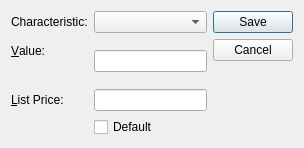
<?xml version="1.0" encoding="UTF-8"?>
<ui version="4.0">
 <comment>This file is part of the xTuple ERP: PostBooks Edition, a free and
open source Enterprise Resource Planning software suite,
Copyright (c) 1999-2018 by OpenMFG LLC, d/b/a xTuple.
It is licensed to you under the Common Public Attribution License
version 1.0, the full text of which (including xTuple-specific Exhibits)
is available at www.xtuple.com/CPAL.  By using this software, you agree
to be bound by its terms.</comment>
 <class>characteristicAssignment</class>
 <widget class="QDialog" name="characteristicAssignment">
  <property name="geometry">
   <rect>
    <x>0</x>
    <y>0</y>
    <width>304</width>
    <height>137</height>
   </rect>
  </property>
  <property name="windowTitle">
   <string>Item Characteristic</string>
  </property>
  <layout class="QGridLayout" name="gridLayout_4">
   <item row="0" column="0">
    <layout class="QFormLayout" name="formLayout">
     <property name="fieldGrowthPolicy">
      <enum>QFormLayout::AllNonFixedFieldsGrow</enum>
     </property>
     <item row="0" column="0">
      <widget class="QLabel" name="_characteristicLit">
       <property name="text">
        <string>Characteristic:</string>
       </property>
      </widget>
     </item>
     <item row="0" column="1">
      <widget class="QComboBox" name="_char"/>
     </item>
     <item row="1" column="0">
      <widget class="QLabel" name="_valueLit">
       <property name="text">
        <string>&amp;Value:</string>
       </property>
       <property name="buddy">
        <cstring>_value</cstring>
       </property>
      </widget>
     </item>
     <item row="1" column="1">
      <widget class="QStackedWidget" name="_stackedWidget">
       <property name="currentIndex">
        <number>0</number>
       </property>
       <widget class="QWidget" name="_textPage">
        <layout class="QGridLayout" name="gridLayout_2">
         <property name="margin">
          <number>0</number>
         </property>
         <item row="0" column="0">
          <widget class="XLineEdit" name="_value"/>
         </item>
        </layout>
       </widget>
       <widget class="QWidget" name="_listPage">
        <layout class="QGridLayout" name="gridLayout_3">
         <property name="margin">
          <number>0</number>
         </property>
         <item row="0" column="0">
          <widget class="XComboBox" name="_listValue"/>
         </item>
        </layout>
       </widget>
       <widget class="QWidget" name="_datePage">
        <layout class="QGridLayout" name="gridLayout">
         <property name="margin">
          <number>0</number>
         </property>
         <item row="0" column="0">
          <widget class="DLineEdit" name="_dateValue"/>
         </item>
        </layout>
       </widget>
       <widget class="QWidget" name="_numberPage">
        <layout class="QGridLayout" name="gridLayout_5">
         <item row="0" column="0">
          <widget class="XLineEdit" name="_numberValue"/>
         </item>
        </layout>
       </widget>
      </widget>
     </item>
     <item row="2" column="0">
      <widget class="QLabel" name="_listpriceLit">
       <property name="text">
        <string>&amp;List Price:</string>
       </property>
       <property name="buddy">
        <cstring>_value</cstring>
       </property>
      </widget>
     </item>
     <item row="2" column="1">
      <widget class="XLineEdit" name="_listprice"/>
     </item>
     <item row="3" column="1">
      <widget class="QCheckBox" name="_default">
       <property name="text">
        <string>Default</string>
       </property>
      </widget>
     </item>
    </layout>
   </item>
   <item row="0" column="1">
    <widget class="QDialogButtonBox" name="_buttonBox">
     <property name="orientation">
      <enum>Qt::Vertical</enum>
     </property>
     <property name="standardButtons">
      <set>QDialogButtonBox::Cancel|QDialogButtonBox::Save</set>
     </property>
    </widget>
   </item>
  </layout>
 </widget>
 <layoutdefault spacing="6" margin="11"/>
 <customwidgets>
  <customwidget>
   <class>DLineEdit</class>
   <extends>QWidget</extends>
   <header>datecluster.h</header>
   <container>1</container>
  </customwidget>
  <customwidget>
   <class>XComboBox</class>
   <extends>QComboBox</extends>
   <header>xcombobox.h</header>
  </customwidget>
  <customwidget>
   <class>XLineEdit</class>
   <extends>QLineEdit</extends>
   <header>xlineedit.h</header>
   <container>1</container>
  </customwidget>
 </customwidgets>
 <tabstops>
  <tabstop>_value</tabstop>
  <tabstop>_listprice</tabstop>
  <tabstop>_default</tabstop>
 </tabstops>
 <resources/>
 <connections/>
</ui>
